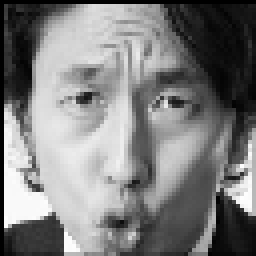
#> input picture img/norm64.png, 64 x 64 px, found by its file name (shown 4 times larger)
$ jupyter execute 'パターン認識.ipynb'
#> lines starting #> are read from the running program, lines starting #| are printed output that depends on the picture
<a href="https://colab.research.google.com/github/t4t5u0/PatternRecognition/blob/feature%2Fdct/%E3%83%91%E3%82%BF%E3%83%BC%E3%83%B3%E8%AA%8D%E8%AD%98.ipynb" target="_parent"></a>

[cell 1]
import cv2
print(cv2.__version__)

[cell 2]
import numpy as np
import matplotlib.pyplot as plt

[cell 3]
path = "/content/norm64.png"

[cell 4]
img = cv2.imread(path,0)#グレースケールで読み込み
#> img is the input picture: shape (64, 64); min 0, max 254, mean 125.8

[cell 5]
img

[cell 6]
class DCT:
	def __init__(self,N):
#> called with N = 64
		self.N = N	# データ数．
		# 1次元，2次元離散コサイン変換の基底ベクトルをあらかじめ作っておく
		self.phi_1d = np.array([ self.phi(i) for i in range(self.N) ])

		# Nが大きいとメモリリークを起こすので注意
		# MNISTの28x28程度なら問題ない
		self.phi_2d = np.zeros((N,N,N,N))
		for i in range(N):
			for j in range(N):
				phi_i,phi_j = np.meshgrid(self.phi_1d[i],self.phi_1d[j])
				self.phi_2d[i,j] = phi_i*phi_j

	def dct(self,data):
		""" 1次元離散コサイン変換を行う """
		return self.phi_1d.dot(data)

	def idct(self,c):
		""" 1次元離散コサイン逆変換を行う """
		return np.sum( self.phi_1d.T * c ,axis=1)

	def dct2(self,data):
		""" 2次元離散コサイン変換を行う """
		return np.sum(self.phi_2d.reshape(N*N,N*N)*data.reshape(N*N),axis=1).reshape(N,N)
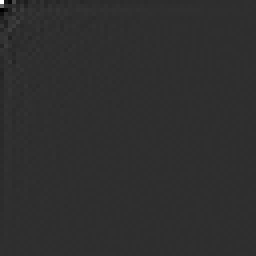
#> returned value: shape (64, 64) float64 (shown 4 times larger); min -1817.5, max 8049.9, mean 0; drawn with min black and max white

	def idct2(self,c):
		""" 2次元離散コサイン逆変換を行う """
		return np.sum((c.reshape(N,N,1)*self.phi_2d.reshape(N,N,N*N)).reshape(N*N,N*N),axis=0).reshape(N,N)

	def phi(self,k):
		""" 離散コサイン変換(DCT)の基底関数 """
		# DCT-II
		if k == 0:
			return np.ones(self.N)/np.sqrt(self.N)
		else:
			return np.sqrt(2.0/self.N)*np.cos((k*np.pi/(2*self.N))*(np.arange(self.N)*2+1))

[cell 7]
if __name__=="__main__":
    N = 64			# データの次元は64x64とする
    dct = DCT(64)	# 離散コサイン変換を行うクラスを作成

    c = dct.dct2(img)	# 2次元離散コサイン変換
    y = dct.idct2(c)	# 2次元離散コサイン逆変換

    # 元の画像と復元したものを表示
    plt.subplot(1,2,1)
    plt.imshow(img,cmap="Greys")
    plt.title("original")
    plt.xticks([])
    plt.subplot(1,2,2)
    plt.imshow(y,cmap="Greys")
    plt.title("restored")
    plt.xticks([])
    plt.show()
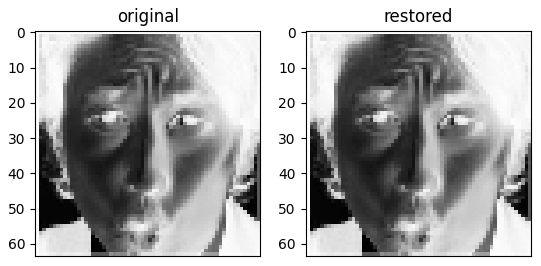
#> figure drawn by matplotlib, 2 panels

    print(c)
#> (printed output is left out)
